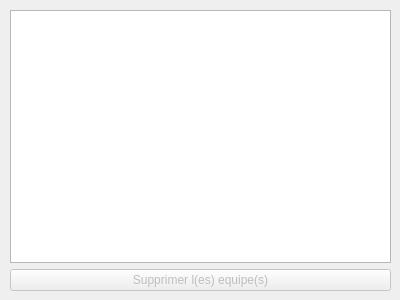
<?xml version="1.0" encoding="UTF-8"?>
<ui version="4.0">
 <class>manageteam</class>
 <widget class="QDialog" name="manageteam">
  <property name="windowModality">
   <enum>Qt::ApplicationModal</enum>
  </property>
  <property name="geometry">
   <rect>
    <x>0</x>
    <y>0</y>
    <width>400</width>
    <height>300</height>
   </rect>
  </property>
  <property name="minimumSize">
   <size>
    <width>400</width>
    <height>300</height>
   </size>
  </property>
  <property name="maximumSize">
   <size>
    <width>400</width>
    <height>300</height>
   </size>
  </property>
  <property name="windowTitle">
   <string>Gerer les equipes</string>
  </property>
  <property name="windowIcon">
   <iconset resource="../ressources.qrc">
    <normaloff>:/Icones/ressources/gerer.png</normaloff>:/Icones/ressources/gerer.png</iconset>
  </property>
  <property name="modal">
   <bool>true</bool>
  </property>
  <widget class="QWidget" name="verticalLayoutWidget">
   <property name="geometry">
    <rect>
     <x>10</x>
     <y>10</y>
     <width>381</width>
     <height>281</height>
    </rect>
   </property>
   <layout class="QVBoxLayout" name="verticalLayout">
    <item>
     <widget class="QListWidget" name="teamList">
      <property name="selectionMode">
       <enum>QAbstractItemView::MultiSelection</enum>
      </property>
     </widget>
    </item>
    <item>
     <widget class="QPushButton" name="pushButton">
      <property name="enabled">
       <bool>false</bool>
      </property>
      <property name="text">
       <string>Supprimer l(es) equipe(s)</string>
      </property>
     </widget>
    </item>
   </layout>
  </widget>
 </widget>
 <resources>
  <include location="../ressources.qrc"/>
 </resources>
 <connections/>
</ui>
